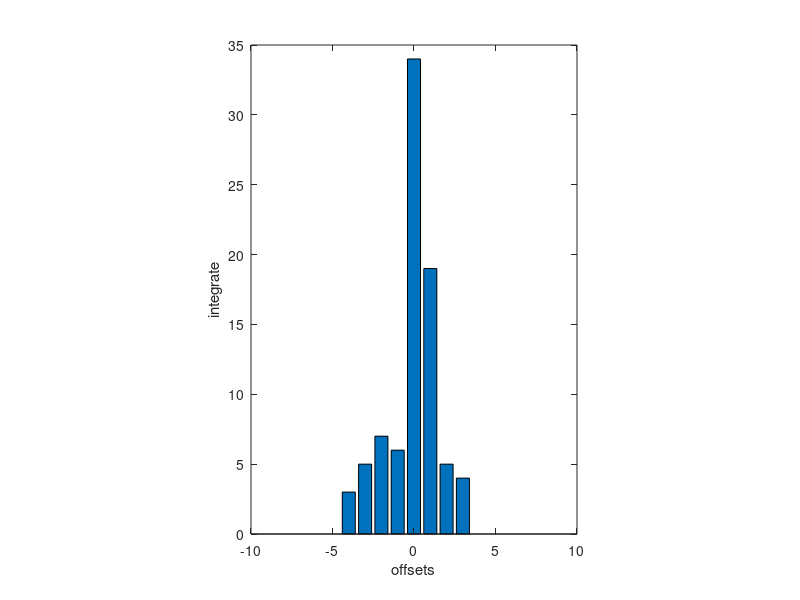

Source code (MATLAB):
fx = []
for i = 1:21
  fx(i) = i - 11
endfor
fy = [0,0,0,1,1,0,0,-1,0,0,-2,-2,-4,-4,-4,-3,-2,-2,1,2,2,3,3,3,-2,2,2,0,0,3,0,0,0,-1,0,0,0,0,0,-1,1,1,1,1,1,-1,-3,-3,-3,0,0,0,0,0,0,1,2,1,0,0,1,1,1,1,0,0,0,1,0,0,1,0,-3,1,0,1,1,-1,-1,-2,-2,0,0]
sum = []
for s = 1:21
  sum(s) = 0
endfor
for y = fy
  sum(y + 11) = sum(y + 11) + 1
endfor

for s = sum
  s = s / 10
endfor

disp(fx)
disp(sum)

bar (fx, sum, 0.8);

xlabel ("offsets");
ylabel ("integrate");
daspect ("manual");
xlim([-10,10]);
#axis("square")